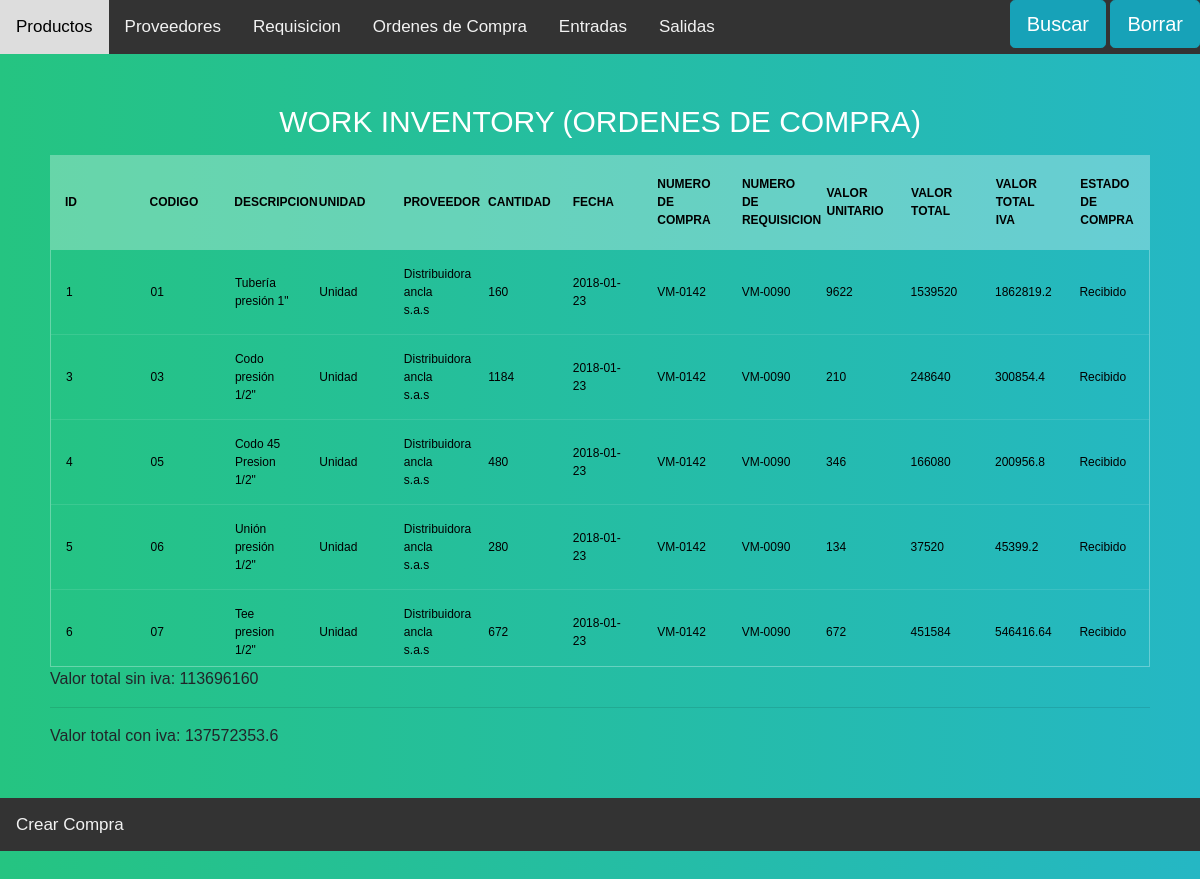
Screenshot of /Buy_Order with the database file from the repository.
### models.py (models this page shows)
class Products(db.Model):
    __tablename__="Products"
    Identifier = db.Column(db.String(100), primary_key=True)
    Description = db.Column(db.String(100))
    Units= db.Column(db.String(100))
    Tickets_now = db.Column(db.Integer, default = 0)
    Departures_now = db.Column(db.Integer, default = 0)
    balance_now  = db.Column(db.Integer, default = 0)
    Ticket = db.relationship('Tickets', backref='Products')
    Departures = db.relationship('Departures', backref='Products')
    Requisition = db.relationship('Requisition', backref='Products')
    Buy_order = db.relationship('Buy_order', backref='Products')

class Provider(db.Model):
    __tablename__="Provider"
    Identifier = db.Column(db.String(100), primary_key=True)
    Name = db.Column(db.String(100))
    Ced = db.Column(db.String(100))
    Address = db.Column(db.String(100))
    Buy_Order= db.relationship('Buy_order', backref='Provider')
    Entrada = db.relationship('Tickets')

class Buy_order(db.Model):
    __tablename__="Buy_order"
    id= db.Column(db.Integer, autoincrement=True,primary_key=True)
    date = db.Column(db.String(100))
    Value_U = db.Column(db.Integer)
    Value_T = db.Column(db.Integer)
    Value_T_Iva = db.Column(db.Float)
    N_compra = db.Column(db.String(100))
    State = db.Column(db.String(100), default = "No Recibido")
    Products_id = db.Column(db.String(255), db.ForeignKey('Products.Identifier'))
    Provider_id = db.Column(db.String(255), db.ForeignKey('Provider.Identifier'))
    Requisition = db.Column(db.String(255), db.ForeignKey('Requisition.N_Requisition'))

class Requisition(db.Model):
    __tablename__="Requisition"
    id = db.Column(db.Integer, autoincrement=True,primary_key=True)
    N_Requisition = db.Column(db.String(100))
    Solicitud_name= db.Column(db.String(100))
    Ced = db.Column(db.String(100))
    Destine = db.Column(db.String(100))
    Date =  db.Column(db.String(100))
    amount =  db.Column(db.Integer)
    N_compra = db.Column(db.String(100), default=" ")
    Remision =  db.Column(db.String(100), default=" ")
    Products_id= db.Column(db.String(255), db.ForeignKey('Products.Identifier'))
    Solicitud_P = db.Column(db.String(100))
    Buy_Order = db.relationship('Buy_order')

### app.py (the view, shortened to what this page needs)
@app.route('/Buy_Order', methods=['GET','POST'])
def Buy_Order_table():
    search_form = forms.Search(request.form)
    Final = 0
    Final_Iva = 0
    Orders = {}
    for ID,date,N_Compra,Value_U,Value_T,Value_T_Iva,State,Product_id,Provider_id,Requisition_id in  db.session.query(Buy_order.id,
                                                                                                                Buy_order.date,
                                                                                                                Buy_order.N_compra,
                                                                                                                Buy_order.Value_U,
                                                                                                                Buy_order.Value_T,
                                                                                                                Buy_order.Value_T_Iva,
                                                                                                                Buy_order.State,
                                                                                                                Buy_order.Products_id,
                                                                                                                Buy_order.Provider_id,
                                                                                                                Buy_order.Requisition):
                New_Requisition= Requisition.query.filter_by(N_Requisition=Requisition_id).all()
                Product = Products.query.filter_by(Identifier=Product_id).first()
                Provider_v = Provider.query.filter_by(Identifier=Provider_id).first()
                for R in New_Requisition:
                    if(R.Products_id == Product.Identifier):
                        Temp = {}
                        Temp['ID'] = ID
                        Temp['Date'] = date
                        Temp['Amount'] = R.amount
                        Temp['Number_Compra'] = N_Compra
                        Temp['Value_U'] = Value_U
                        Temp['Value_T'] = Value_T
                        Temp['Value_T_Iva'] = Value_T_Iva
                        Temp['Requisition'] = Requisition_id
                        Temp['Ident'] = Product.Identifier
                        Temp['Name'] = Provider_v.Name
                        Temp['Ced'] = Provider_v.Ced
                        Temp['Address'] = Provider_v.Address
                        Temp['Units'] = Product.Units
                        Temp['Description'] = Product.Description
                        Temp['State'] = State
                        Final = Final + Value_T
                        Final_Iva = Final_Iva + Value_T_Iva
                        Orders[ID] = Temp
    return render_template('Buy_Order.html',Inventory = Orders, form=search_form, T = Final, T_iva = Final_Iva)

### templates/Buy_Order.html (shortened to what this page needs)
{% extends  'Header.html'%}
{% block search %}
<div class="topnav-right">
<button type="button"  class="btn btn-info btn-lg" data-toggle="modal" data-target="#myModal">Buscar</button>
  {% from "_macro.html" import render %}
<button type="button"  class="btn btn-info btn-lg" data-toggle="modal" data-target="#myModal2">Borrar</button>
  {% from "_macro.html" import render %}
</div>
{% endblock %}
{% block content %}
      <section>
    <h1>Work inventory  (Ordenes de compra) </h1>
    <div class="tbl-header">
      <table cellpadding="0" cellspacing="0" border="0">
        <thead>
          <tr>
            <tr >
              <th class="cell100 column1">ID</th>
              <th class="cell100 column1">Codigo</th>
              <th class="cell100 column3">Descripcion</th>
              <th class="cell100 column3">Unidad</th>
              <th class="cell100 column1">Proveedor</th>
              <th class="cell100 column3">Cantidad</th>
              <th class="cell100 column3">Fecha</th>
              <th class="cell100 column3">Numero de compra</th>
              <th class="cell100 column3">Numero de requisicion</th>
              <th class="cell100 column3">Valor Unitario</th>
              <th class="cell100 column3">Valor total</th>
              <th class="cell100 column3">Valor total iva</th>
              <th class="cell100 column3">Estado de compra</th>
          </tr>
        </thead>
      </table>
    </div>
    <div class="tbl-content">
      <table cellpadding="0" cellspacing="0" border="0">
        <tbody>
            {% for key in Inventory.keys() %}
              <tr>
                <td>{{Inventory[key]['ID']}}</td>
                <td>{{Inventory[key]['Ident']}}</td>
                <td>{{Inventory[key]['Description']}}</td>
                <td>{{Inventory[key]['Units']}}</td>
                <td>{{Inventory[key]['Name']}}</td>
                <td>{{Inventory[key]['Amount']}}</td>
                <td>{{Inventory[key]['Date']}}</td>
                <td>{{Inventory[key]['Number_Compra']}}</td>
                <td>{{Inventory[key]['Requisition']}}</td>
                <td>{{Inventory[key]['Value_U']}}</td>
                <td>{{Inventory[key]['Value_T']}}</td>
                <td>{{Inventory[key]['Value_T_Iva']}}</td>
                <td>{{Inventory[key]['State']}}</td>
              </tr>
            {% endfor %}
        </tbody>
      </table>
    </div>
    <tr type="txt"> Valor total sin iva: {{T}}</tr>
    <hr>
    <tr  type="txt"> Valor total con iva: {{T_iva}}</tr>
  </section>
{% endblock %}
  {% block footer %}
  <div class="topnav">
    <a href="http://127.0.0.1:8888/Create_Buy_Order">Crear Compra</a>
    </div>
  {% endblock%}

### templates/Header.html (style rules this page uses)
h1 { font-size: 30px; color: #fff; text-transform: uppercase; font-weight: 300; text-align: center; margin-bottom: 15px; }
table { width:100%; table-layout: fixed; }
.tbl-header { background-color: rgba(255,255,255,0.3); }
.tbl-content { height: 418px; overflow-x:auto; margin-top: 0px; border: 1px solid rgba(255,255,255,0.3); }
th { padding: 20px 15px; text-align: left; font-weight: 600; font-size: 12px; color: #000000; text-transform: uppercase; }
td { padding: 15px; text-align: left; vertical-align:middle; font-weight: 500; font-size: 12px; color: #000000; border-bottom: solid 1px rgba(255,255,255,0.1); }
body { background: -webkit-linear-gradient(left, #25c481, #25b7c4); background: linear-gradient(to right, #25c481, #25b7c4); font-family: 'Roboto', sans-serif; }
section { margin: 50px; }
body { margin: 0; font-family: Arial, Helvetica, sans-serif; }
.topnav { overflow: hidden; background-color: #333; }
.topnav a { float: left; color: #f2f2f2; text-align: center; padding: 14px 16px; text-decoration: none; font-size: 17px; }
.topnav-right { float: right; }

### rows the page displays
Products: Identifier "01", Description "Tubería presión 1\"", Units "Unidad"
Provider: Name "Distribuidora ancla s.a.s" "Distribuidora ancla s.a.s" "Distribuidora ancla s.a.s" "Distribuidora ancla s.a.s" "Distribuidora ancla s.a.s"
Buy_order: date "2018-01-23", N_compra "VM-0142", Requisition "VM-0090", Value_U "9622", Value_T "1539520", Value_T_Iva "1862819.2", State "Recibido"
Products: Identifier "03", Description "Codo presión 1/2\"", Units "Unidad"
Requisition: amount "1184"
Buy_order: date "2018-01-23", N_compra "VM-0142", Requisition "VM-0090", Value_T "248640", Value_T_Iva "300854.4", State "Recibido"
Products: Identifier "05", Description "Codo 45 Presion 1/2\"", Units "Unidad"
Requisition: amount "480"
Buy_order: date "2018-01-23", N_compra "VM-0142", Requisition "VM-0090", Value_U "346", Value_T "166080", Value_T_Iva "200956.8", State "Recibido"
Products: Identifier "06", Description "Unión presión 1/2\"", Units "Unidad"
Requisition: amount "280"
Buy_order: date "2018-01-23", N_compra "VM-0142", Requisition "VM-0090", Value_T "37520", Value_T_Iva "45399.2", State "Recibido"
Products: Identifier "07", Description "Tee presion 1/2\"", Units "Unidad"
Requisition: amount "672"
Buy_order: date "2018-01-23", N_compra "VM-0142", Requisition "VM-0090", Value_U "672", Value_T "451584", Value_T_Iva "546416.64", State "Recibido"

### other values shown
{{ Inventory[key]['ID'] }} "1" "3" "4" "5" "6"
{{ Inventory[key]['Amount'] }} "160"
{{ Inventory[key]['Value_U'] }} "210" "134"
{{ T }} "113696160"
{{ T_iva }} "137572353.6"
